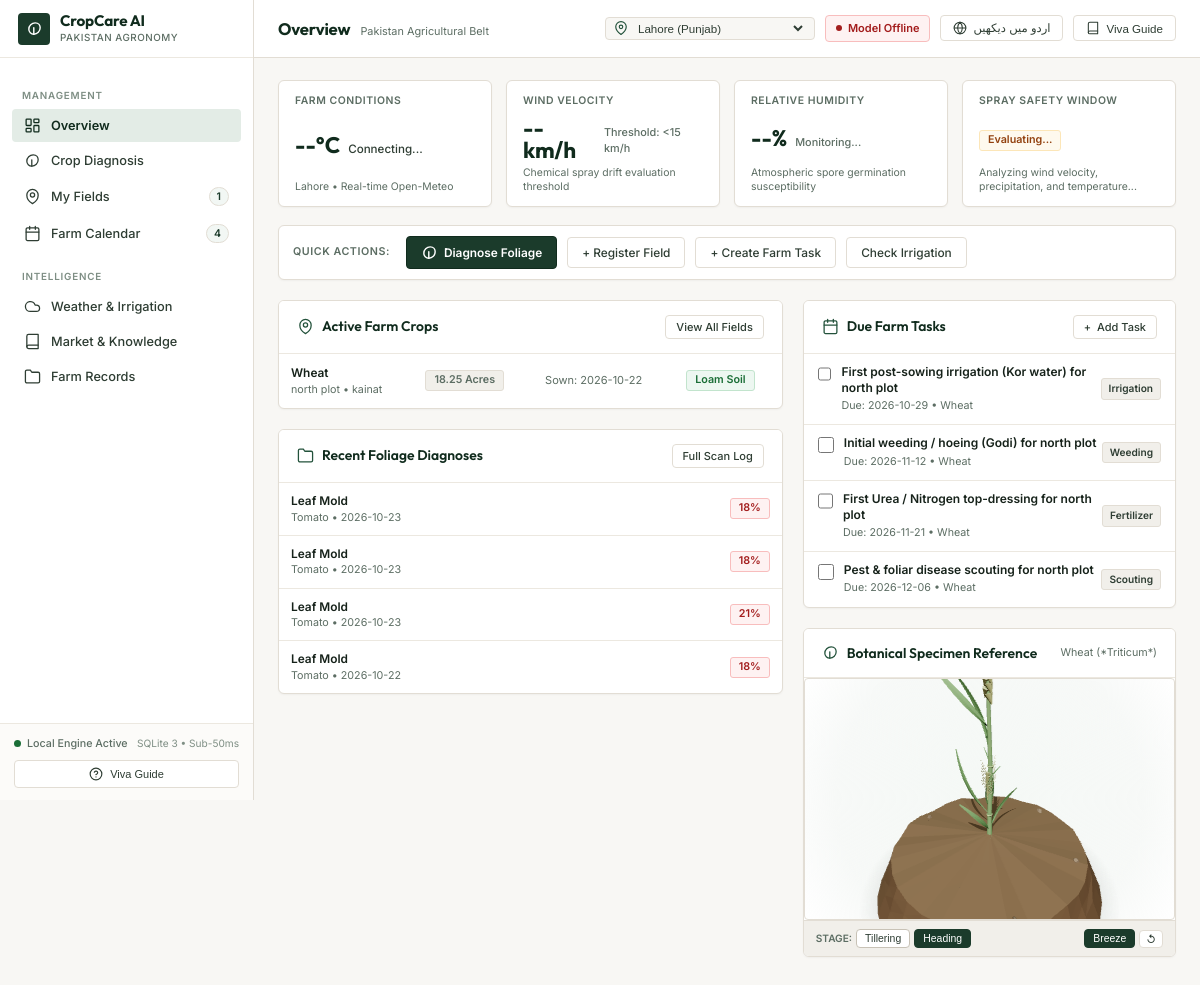
Page /dashboard on the earlier database version.
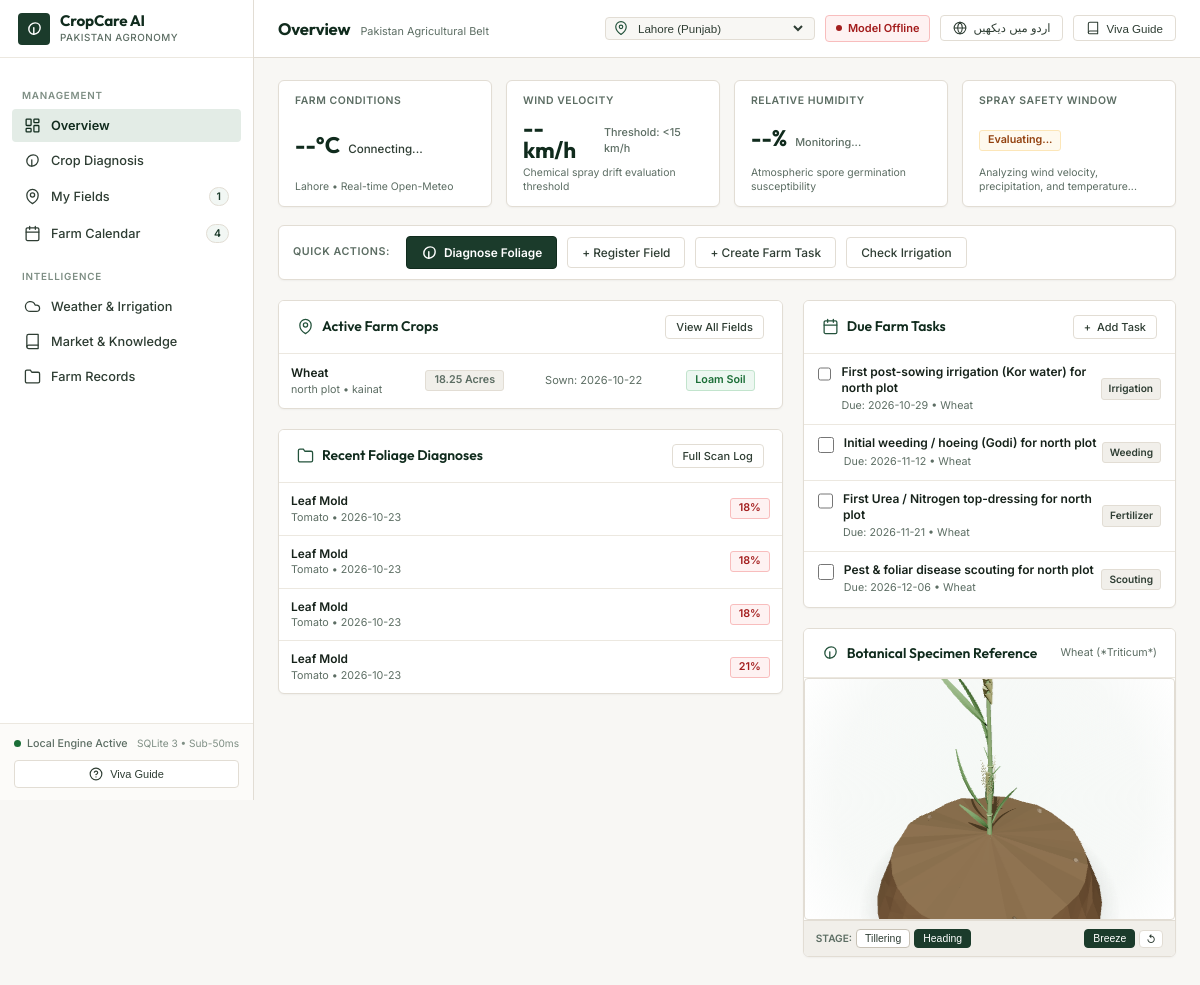
Same page on the later database version.
### tables this page shows
CREATE TABLE crops (
        id INTEGER PRIMARY KEY AUTOINCREMENT,
        crop_name TEXT NOT NULL,
        crop_name_ur TEXT,
        field_name TEXT NOT NULL,
        area_acres REAL DEFAULT 1.0,
        variety TEXT,
        sowing_date TEXT NOT NULL,
        soil_type TEXT DEFAULT 'Loam',
        notes TEXT,
        created_at DATETIME DEFAULT CURRENT_TIMESTAMP
    , updated_at DATETIME DEFAULT CURRENT_TIMESTAMP);

CREATE TABLE scans (
        id INTEGER PRIMARY KEY AUTOINCREMENT,
        filename TEXT NOT NULL,
        filepath TEXT NOT NULL,
        crop TEXT NOT NULL,
        crop_ur TEXT,
        disease_name TEXT NOT NULL,
        disease_name_ur TEXT,
        scientific_name TEXT,
        confidence REAL NOT NULL,
        status TEXT NOT NULL,
        status_ur TEXT,
        severity TEXT NOT NULL,
        severity_ur TEXT,
        symptoms TEXT,
        symptoms_ur TEXT,
        prevention_en TEXT,
        prevention_ur TEXT,
        treatment_en TEXT,
        treatment_ur TEXT,
        weather_advisory TEXT,
        weather_advisory_ur TEXT,
        leaf_metrics TEXT,
        timestamp DATETIME DEFAULT CURRENT_TIMESTAMP
    , notes TEXT);

CREATE TABLE farm_tasks (
        id INTEGER PRIMARY KEY AUTOINCREMENT,
        crop_id INTEGER,
        crop_name TEXT,
        task_type TEXT NOT NULL,
        title TEXT NOT NULL,
        title_ur TEXT,
        due_date TEXT NOT NULL,
        status TEXT DEFAULT 'pending',
        notes TEXT,
        created_at DATETIME DEFAULT CURRENT_TIMESTAMP, updated_at DATETIME DEFAULT CURRENT_TIMESTAMP,
        FOREIGN KEY (crop_id) REFERENCES crops(id) ON DELETE CASCADE
    );

### routes/views.py (the view)
@views_bp.route("/")
@views_bp.route("/index")
@views_bp.route("/home")
@views_bp.route("/dashboard")
def index():
    stats = db.get_stats()
    recent_scans = db.get_all_scans(limit=8)
    crops = db.get_all_crops()
    pending_tasks = db.get_all_tasks(status="pending")[:6]
    samples = [
        {"name": "tomato_early_blight.jpg", "label_en": "Tomato Early Blight", "label_ur": "ٹماٹر اگیتا جھلساؤ", "crop": "Tomato"},
        {"name": "healthy_tomato.jpg", "label_en": "Healthy Tomato", "label_ur": "صحت مند ٹماٹر", "crop": "Tomato"},
        {"name": "potato_late_blight.jpg", "label_en": "Potato Late Blight", "label_ur": "آلو پچھیتا جھلساؤ", "crop": "Potato"},
        {"name": "corn_common_rust.jpg", "label_en": "Corn Common Rust", "label_ur": "مکئی کا زنگ", "crop": "Corn"},
        {"name": "apple_cedar_rust.jpg", "label_en": "Apple Cedar Rust", "label_ur": "سیب کا زنگ", "crop": "Apple"}
    ]
    return render_template(
        "index.html",
        stats=stats,
        recent_scans=recent_scans,
        crops=crops,
        pending_tasks=pending_tasks,
        samples=samples,
        model_loaded=inference_service.is_loaded,
        model_error=inference_service.load_error
    )

### database.py (called while the page is built)
@contextmanager
def get_db():
    conn = sqlite3.connect(DB_PATH, timeout=10.0)
    conn.row_factory = sqlite3.Row
    conn.execute("PRAGMA foreign_keys = ON;")
    try:
        yield conn
        conn.commit()
    except Exception:
        conn.rollback()
        raise
    finally:
        conn.close()

def get_all_crops():
    with get_db() as conn:
        cursor = conn.cursor()
        cursor.execute("SELECT * FROM crops ORDER BY id DESC")
        return [dict(r) for r in cursor.fetchall()]

def get_all_tasks(crop_id=None, status=None):
    with get_db() as conn:
        cursor = conn.cursor()
        query = "SELECT * FROM farm_tasks WHERE 1=1"
        params = []
        if crop_id is not None:
            query += " AND crop_id = ?"
            params.append(crop_id)
        if status:
            query += " AND status = ?"
            params.append(status)
        query += " ORDER BY due_date ASC, id ASC"
        cursor.execute(query, params)
        return [dict(r) for r in cursor.fetchall()]

### templates/index.html (shortened to what the changed rows need)
<!DOCTYPE html>
<html lang="en" dir="ltr">
<head>
    <link rel="stylesheet" href="{{ url_for('static', filename='css/style.css') }}">
</head>
<body>
    <div class="app-shell">
        <main class="app-main">
            <header class="app-topbar">
                <div class="topbar-left">
                    <div class="topbar-view-info">
                        <h1 class="topbar-view-title" id="topbar-page-title">Overview</h1>
                    </div>
                </div>
            </header>
            <div class="workspace-content">
                <section id="tab-dashboard" class="tab-panel active">
                    <div class="dashboard-decision-grid">
                        <div class="dash-col-main">
                            <div class="ag-card">
                                <div id="dash-crops-container">
                                    {% if crops and crops|length > 0 %}
                                    <table class="crop-summary-table">
                                        <tbody>
                                            {% for c in crops %}
                                            <tr>
                                                <td class="crop-primary-cell">
                                                    <span class="crop-name-strong">{{ c.crop_name }}</span>
                                                    <span class="crop-field-sub">{{ c.field_name }} &bull; {{ c.variety or 'Standard Variety' }}</span>
                                                </td>
                                                <td><span class="status-pill status-pill-neutral">{{ c.area_acres }} Acres</span></td>
                                                <td style="font-size: 0.76rem; color: var(--text-muted);">Sown: {{ c.sowing_date }}</td>
                                                <td><span class="status-pill status-pill-healthy">{{ c.soil_type }} Soil</span></td>
                                            </tr>
                                            {% endfor %}
                                        </tbody>
                                    </table>
                                    {% endif %}
                                </div>
                            </div>
                            <div class="ag-card">
                                <div id="dash-recent-scans-container" class="recent-scans-list">
                                    {% if recent_scans and recent_scans|length > 0 %}
                                        {% for s in recent_scans[:4] %}
                                        <div class="recent-scan-row">
                                            <div class="recent-scan-left">
                                                <div>
                                                    <div style="font-weight: 600; color: var(--text-main); font-size: 0.82rem;">{{ s.disease_name }}</div>
                                                    <div style="font-size: 0.74rem; color: var(--text-muted);">{{ s.crop }} &bull; {{ s.timestamp[:10] }}</div>
                                                </div>
                                            </div>
                                            <span class="status-pill {% if s.status == 'Healthy' %}status-pill-healthy{% else %}status-pill-danger{% endif %}">
                                                {{ s.confidence|round|int }}%
                                            </span>
                                        </div>
                                        {% endfor %}
                                    {% else %}
                                        <div style="padding: 20px; text-align: center; color: var(--text-muted); font-size: 0.8rem;">
                                            No diagnostic scans recorded yet. Diagnose a leaf photo to build your field history.
                                        </div>
                                    {% endif %}
                                </div>
                            </div>
                        </div>
                        <div class="dash-col-side">
                            <div class="ag-card">
                                <div id="dash-tasks-container">
                                    {% if pending_tasks and pending_tasks|length > 0 %}
                                    <div class="task-list">
                                        {% for t in pending_tasks[:5] %}
                                        <div class="task-item" data-task-id="{{ t.id }}">
                                            <div class="task-left">
                                                <input type="checkbox" class="task-checkbox" data-task-id="{{ t.id }}" aria-label="Mark task completed" onchange="toggleTask({{ t.id }})">
                                                <div>
                                                    <div class="task-title">{{ t.title }}</div>
                                                    <div class="task-meta">Due: {{ t.due_date }} &bull; {{ t.crop_name }}</div>
                                                </div>
                                            </div>
                                            <span class="task-badge">{{ t.task_type }}</span>
                                        </div>
                                        {% endfor %}
                                    </div>
                                    {% else %}
                                    <div style="padding: 24px 16px; text-align: center; color: var(--text-muted); font-size: 0.82rem;" data-i18n="empty_tasks_text">
                                        No pending farm operations due today.
                                    </div>
                                    {% endif %}
                                </div>
                            </div>
                        </div>
                    </div>
                </section>
            </div>
        </main>
    </div>
</body>
</html>

Differences in the rows shown:
no longer on this page (row unchanged): scans: disease_name "Leaf Mold", crop "Tomato", timestamp "2026-10-22", confidence "18"
added scans: disease_name "Leaf Mold", crop "Tomato", timestamp "2026-10-23", confidence "18"
